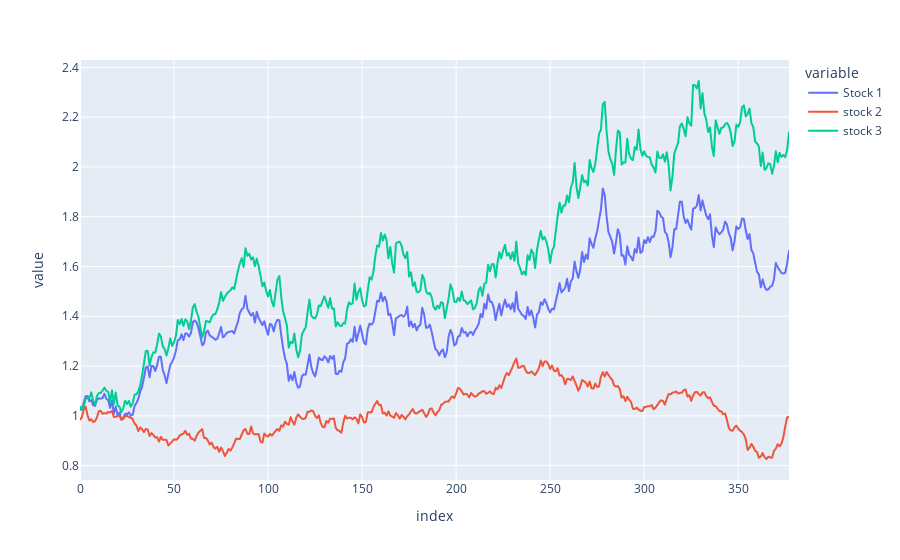

Write notebook code for a chart like this one.
### Code cell
px.line(test_df)

### Figure 1 — Plotly figure (JSON) as saved in the notebook; plotly's stock layout.template omitted (floating-point values rounded to 4 significant figures; data arrays with more than 128 entries replaced by an {"elided": "..."} marker saying what was removed)
{"data": [{"hovertemplate": "variable=Stock 1<br>index=%{x}<br>value=%{y}<extra></extra>", "legendgroup": "Stock 1", "line": {"color": "#636efa", "dash": "solid"}, "marker": {"symbol": "circle"}, "mode": "lines", "name": "Stock 1", "showlegend": true, "type": "scattergl", "x": {"elided": "378 int values"}, "xaxis": "x", "y": {"elided": "378 float values"}, "yaxis": "y"}, {"hovertemplate": "variable=stock 2<br>index=%{x}<br>value=%{y}<extra></extra>", "legendgroup": "stock 2", "line": {"color": "#EF553B", "dash": "solid"}, "marker": {"symbol": "circle"}, "mode": "lines", "name": "stock 2", "showlegend": true, "type": "scattergl", "x": {"elided": "378 int values"}, "xaxis": "x", "y": {"elided": "378 float values"}, "yaxis": "y"}, {"hovertemplate": "variable=stock 3<br>index=%{x}<br>value=%{y}<extra></extra>", "legendgroup": "stock 3", "line": {"color": "#00cc96", "dash": "solid"}, "marker": {"symbol": "circle"}, "mode": "lines", "name": "stock 3", "showlegend": true, "type": "scattergl", "x": {"elided": "378 int values"}, "xaxis": "x", "y": {"elided": "378 float values"}, "yaxis": "y"}], "layout": {"legend": {"title": {"text": "variable"}, "tracegroupgap": 0}, "margin": {"t": 60}, "xaxis": {"anchor": "y", "domain": [0, 1], "title": {"text": "index"}}, "yaxis": {"anchor": "x", "domain": [0, 1], "title": {"text": "value"}}}}
